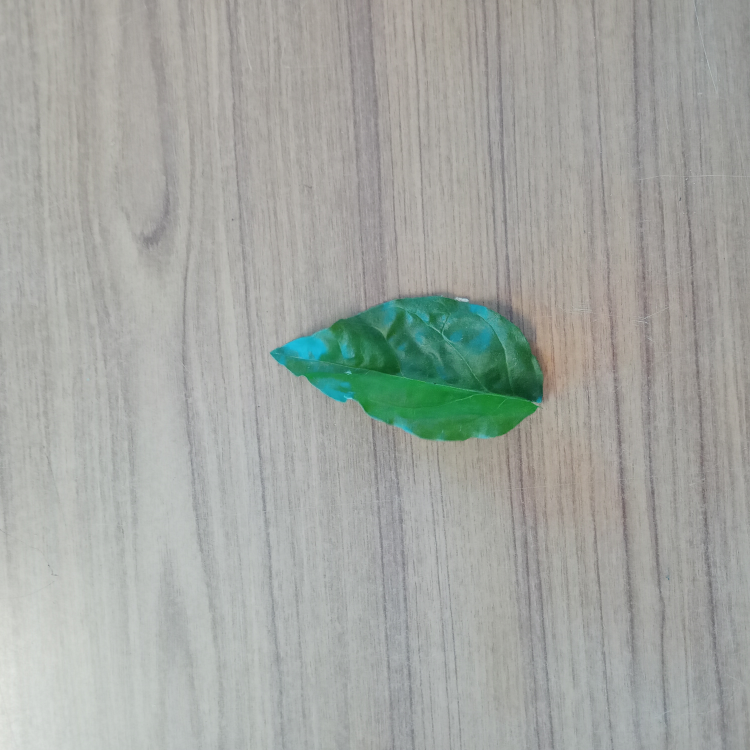
#> input picture DATA_SET/1.jpg, 3000 x 3000 px (shown at 1/4 size); its folder holds only this picture in this run
$ python -i test7.py   (imports and definitions only)
#> lines starting #> are read from the running program, lines starting #| are printed output that depends on the picture; after the words box and inside, x2 and y2 are one past the last pixel; in counts of white or black regions, pixels touching at a corner belong together
import cv2
import numpy as np
import matplotlib.pyplot as plt
from matplotlib.backends.backend_tkagg import FigureCanvasTkAgg
import glob
from tkinter import *
import sys
sys.path.append("./")
from dropdown import MyDropDown

import os

reducing_factor = 750

# lower_green = np.array([35, 40, 40])  # Lower bound (H: 35, S: 40, V: 40)
# upper_green = np.array([85, 255, 255])  # Upper bound (H: 85, S: 255, V: 255)

folder_path = os.path.join(".", "DATA_SET")
image_paths = glob.glob(f"{folder_path}/*.[jJpP][pPnN][gG]")  # Matches .jpg, .png, etc.
image__names = images = [f for f in os.listdir(folder_path) if f.lower().endswith((".jpg", ".png"))]

def processImage(image_path, reducing_factor=reducing_factor):

#> called with image_path = 'DATA_SET/1.jpg', reducing_factor = 750
    image = cv2.imread(image_path)
#> image is the input picture: shape (3000, 3000, 3); mean B, G, R 161.7, 166.7, 163.1
    resized_image = cv2.resize(image, (reducing_factor, reducing_factor))

    # Convert to HSV color space
    rgb_img = cv2.cvtColor(resized_image, cv2.COLOR_BGR2RGB)
    reds = rgb_img[:, :, 0]
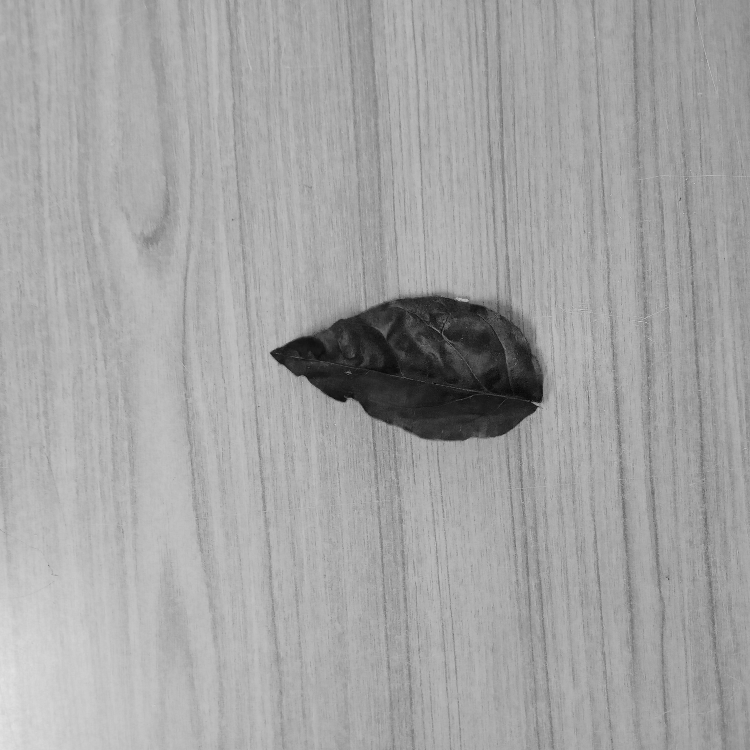
#> reds: shape (750, 750); min 6, max 227, mean 163.1
    greens = rgb_img[:, :, 1]
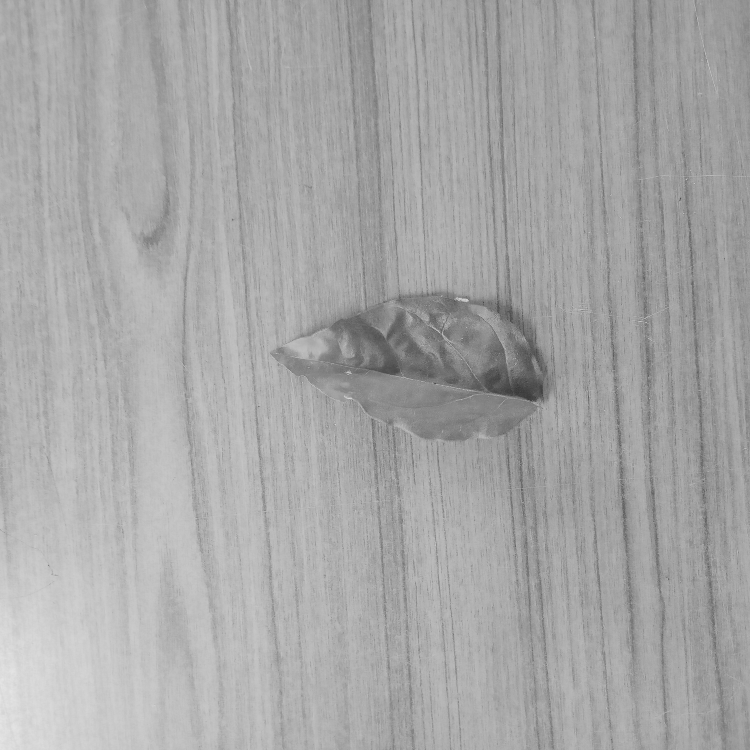
#> greens: shape (750, 750); min 55, max 229, mean 166.8
    blues = rgb_img[:, :, 2]
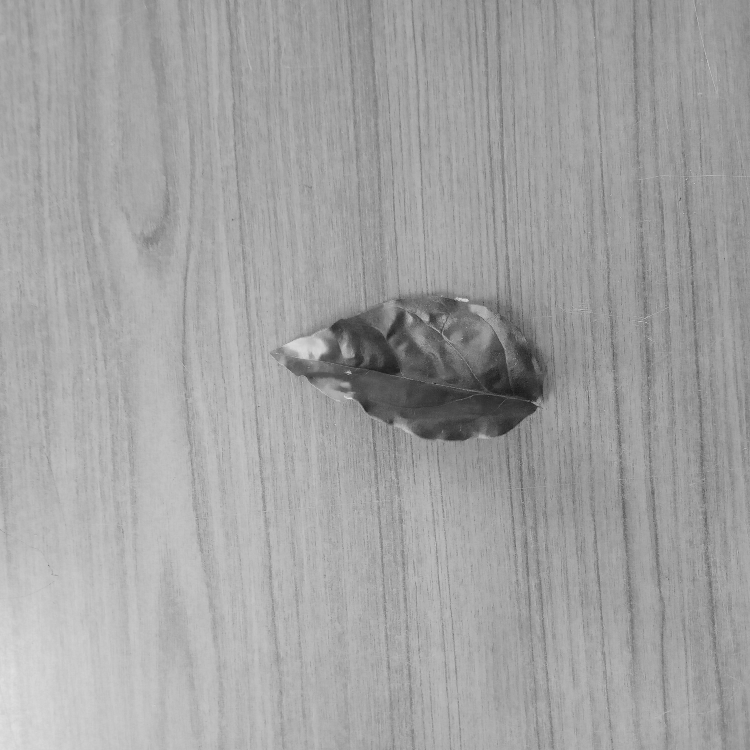
#> blues: shape (750, 750); min 25, max 225, mean 161.7
    ExG = (greens*2) - reds - blues
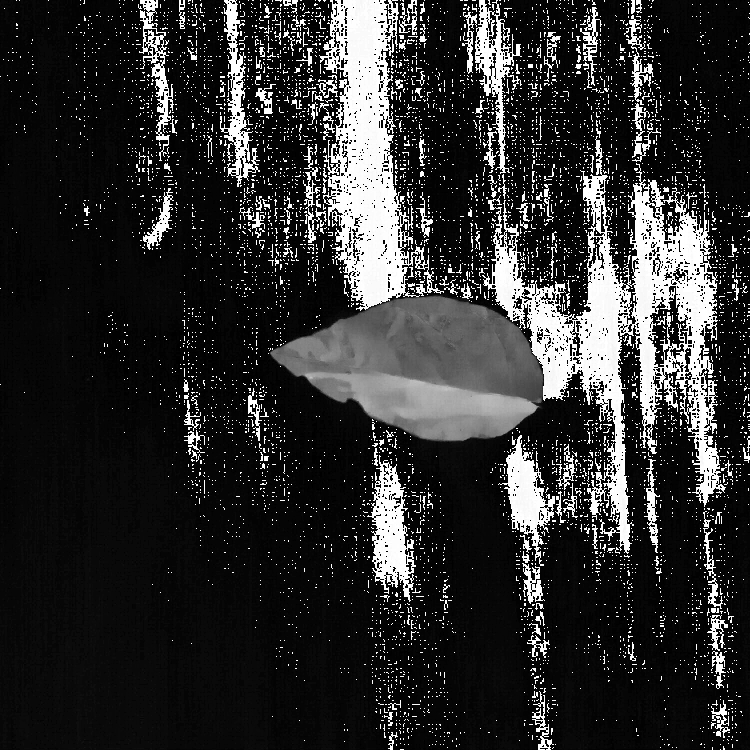
#> ExG: shape (750, 750); min 0, max 255, mean 46.9
    ExR = (1.4*reds) - greens
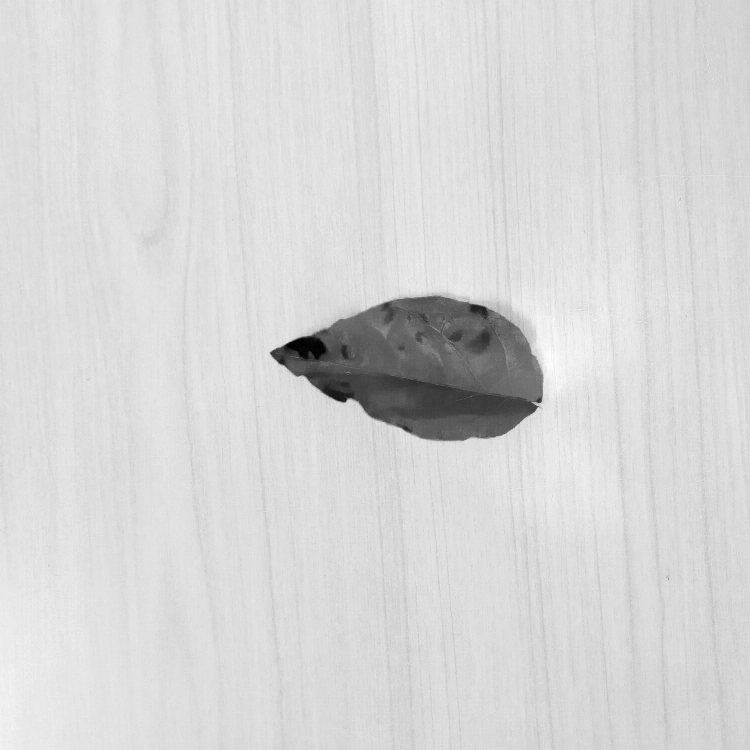
#> ExR: shape (750, 750) float64; min -150.2, max 101, mean 61.6; drawn with min black and max white
    ExGR = ExG - ExR
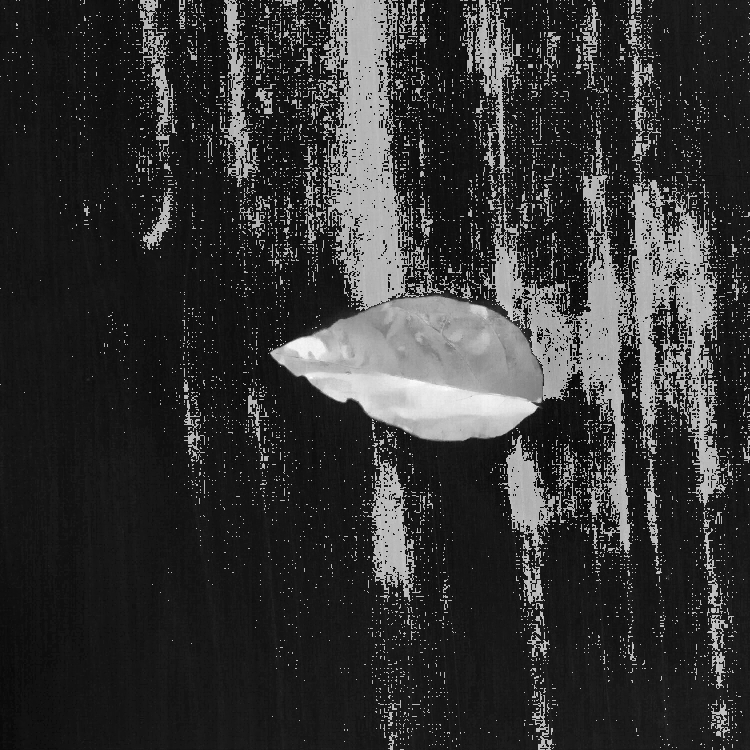
#> ExGR: shape (750, 750) float64; min -96.4, max 297.8, mean -14.6; drawn with min black and max white
    gray_img = cv2.cvtColor(resized_image, cv2.COLOR_BGR2GRAY)
    ret, thresh255 = cv2.threshold(gray_img, 127, 255, cv2.THRESH_BINARY)
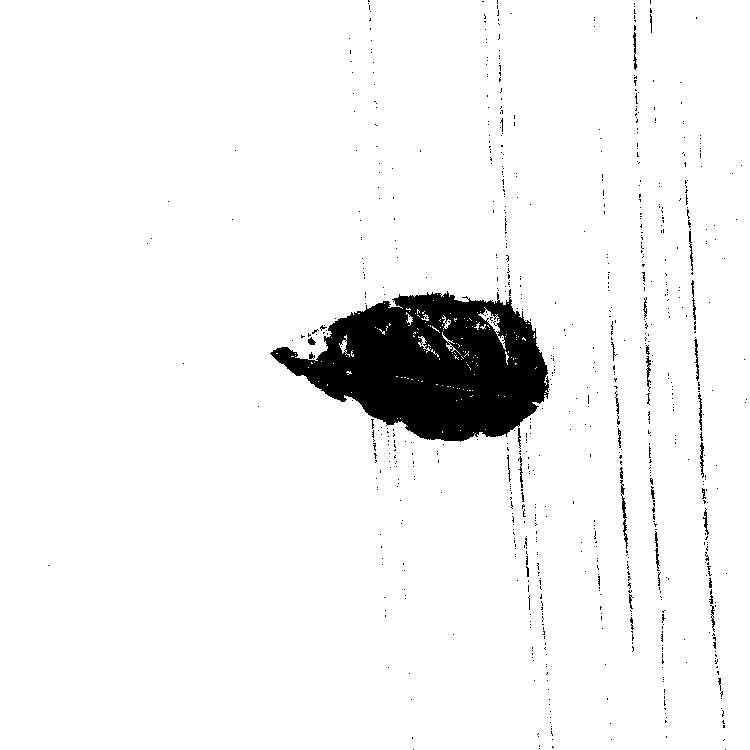
#> thresh255: shape (750, 750); 94.8% white; 768 black regions (734 under 20 px), largest, box (x1, y1, x2, y2) and area: (270, 291, 549, 442) 25898, (620, 480, 628, 549) 160, (694, 339, 699, 381) 88


    return (rgb_img, gray_img, thresh255)

def showImages(canvas, images: tuple, labels: tuple, cmaps: tuple):
    for i, image in enumerate(images):
        ax[i].clear()
        # ax[i].axis('off')
        ax[i].imshow(image, cmap=cmaps[i] if len(image.shape) == 2 else None)
        ax[i].set_title(labels[i])
    canvas.draw()

def processNShow(e):
    selected_image = drop.get_selection()
    if selected_image in image__names:
        processed_imgs = processImage(image_paths[image__names.index(selected_image)])
    else:
        print(f"Error: Image '{selected_image}' not found.")
        return

    showImages(canvas, processed_imgs,
               ("Original", "Grey", "Threshold"),
               cmaps=("Original", "Greys", "Greys"))

# [1 line not run here, left out]
fig, ax = plt.subplots(1, 3, figsize=(10, 10))
# [4 lines not run here, left out]

# [1 line that did not run here, left out]

# [1 line that did not run here, left out]
# canvas.get_tk_widget().grid(row=0, column=3, rowspan=10, sticky="nsew", pady=0)  # Add to Tkinter window
# [4 lines not run here, left out]

processed_imgs = processImage(image_paths[image__names.index("1.jpg")])
# [9 lines not run here, left out]

>>> result = processImage('../DATA_SET/1.jpg')

$ run again, on DATA_SET/10.jpg
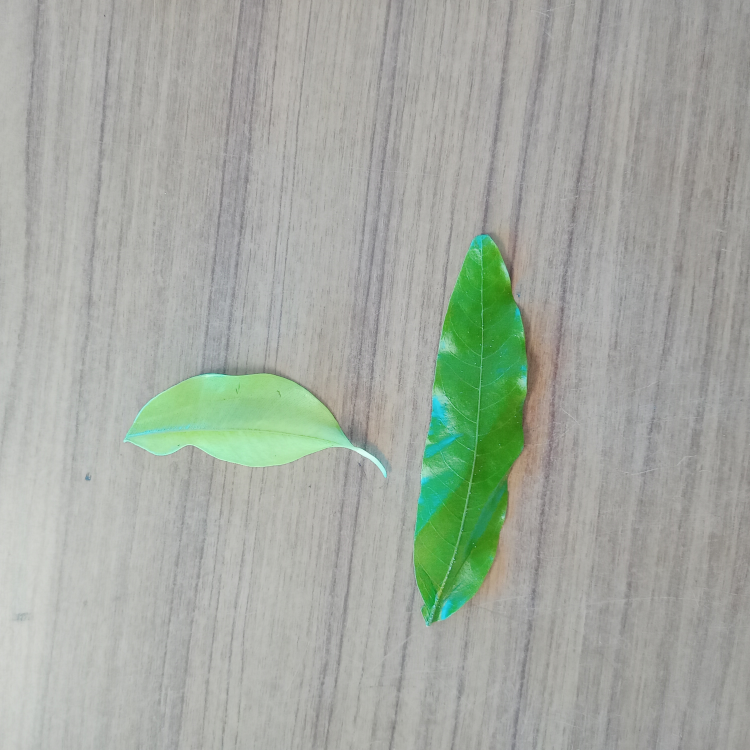
#> input picture DATA_SET/10.jpg, 3000 x 3000 px (shown at 1/4 size)
#> in processImage, image is the input picture: shape (3000, 3000, 3); mean B, G, R 161.1, 170.2, 163.9
#> in processImage, `ExGR = ExG - ExR`:
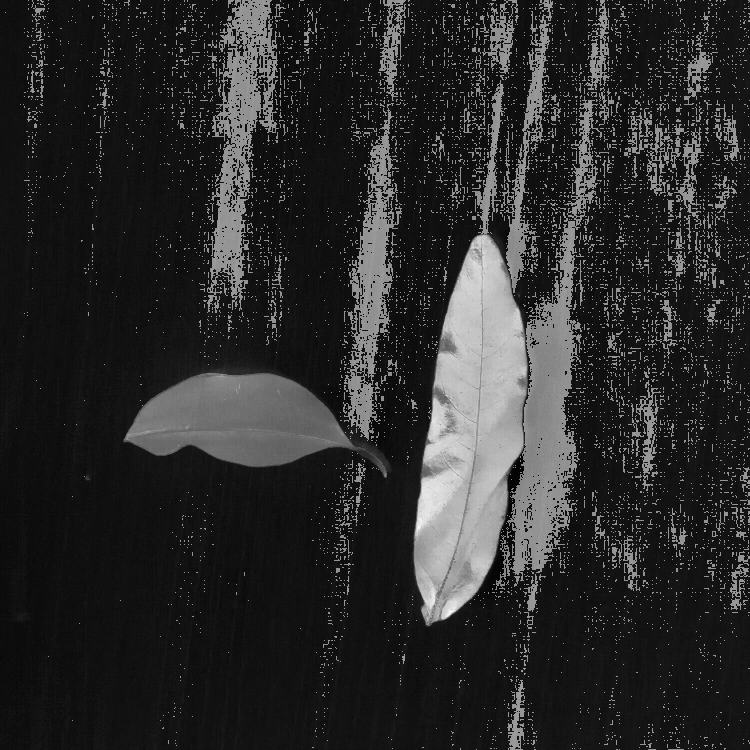
#> ExGR: shape (750, 750) float64; min -98.6, max 393.6, mean -14.3; drawn with min black and max white
#> in processImage, `ret, thresh255 = cv2.threshold(gray_img, 127, 255, cv2.THRESH_BINARY)`:
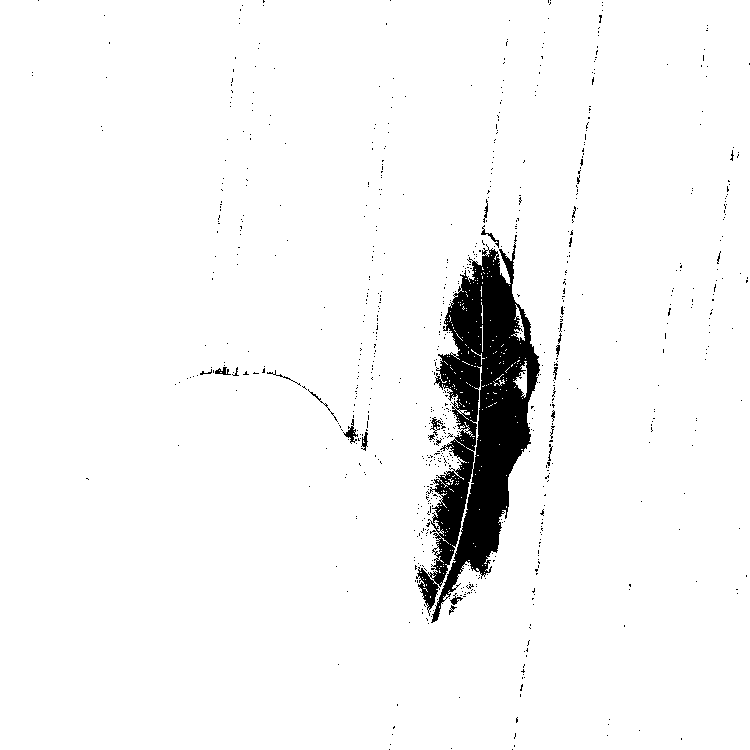
#> thresh255: shape (750, 750); 95.8% white; 765 black regions (744 under 20 px), largest, box (x1, y1, x2, y2) and area: (416, 235, 540, 623) 21279, (343, 419, 358, 444) 126, (430, 417, 446, 436) 90

$ run again, on DATA_SET/11.jpg
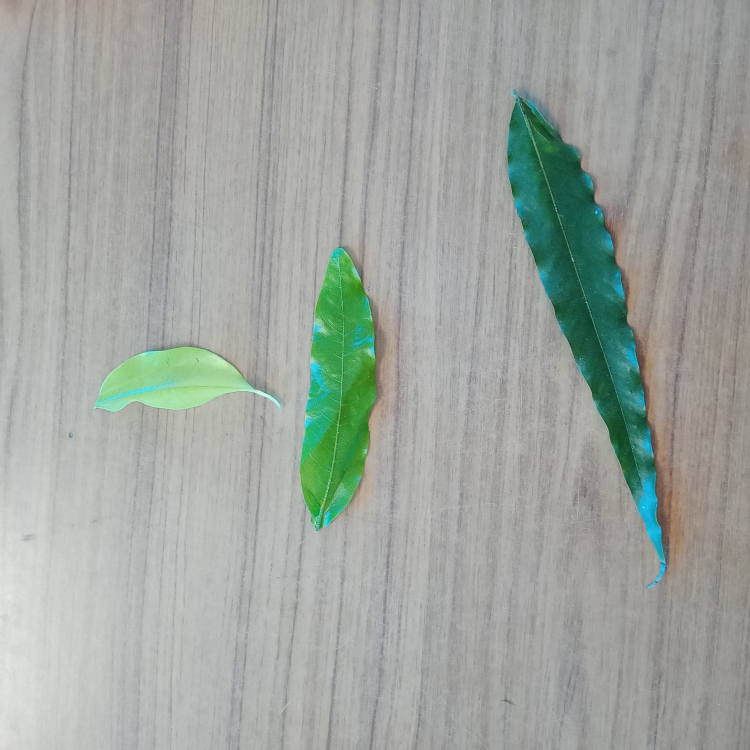
#> input picture DATA_SET/11.jpg, 3000 x 3000 px (shown at 1/4 size)
#> in processImage, image is the input picture: shape (3000, 3000, 3); mean B, G, R 159.7, 165.7, 159
#> in processImage, `ExGR = ExG - ExR`:
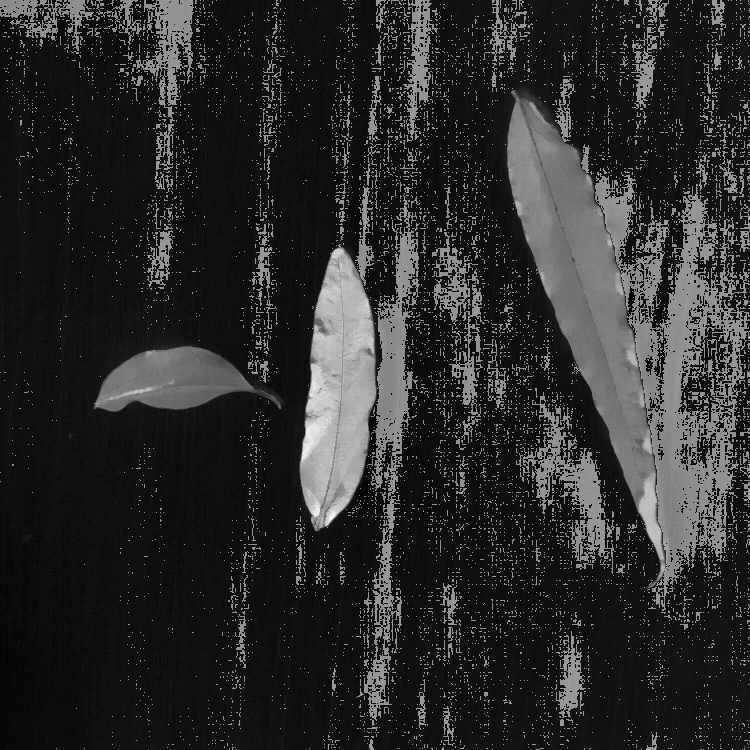
#> ExGR: shape (750, 750) float64; min -93.4, max 393, mean -10.2; drawn with min black and max white
#> in processImage, `ret, thresh255 = cv2.threshold(gray_img, 127, 255, cv2.THRESH_BINARY)`:
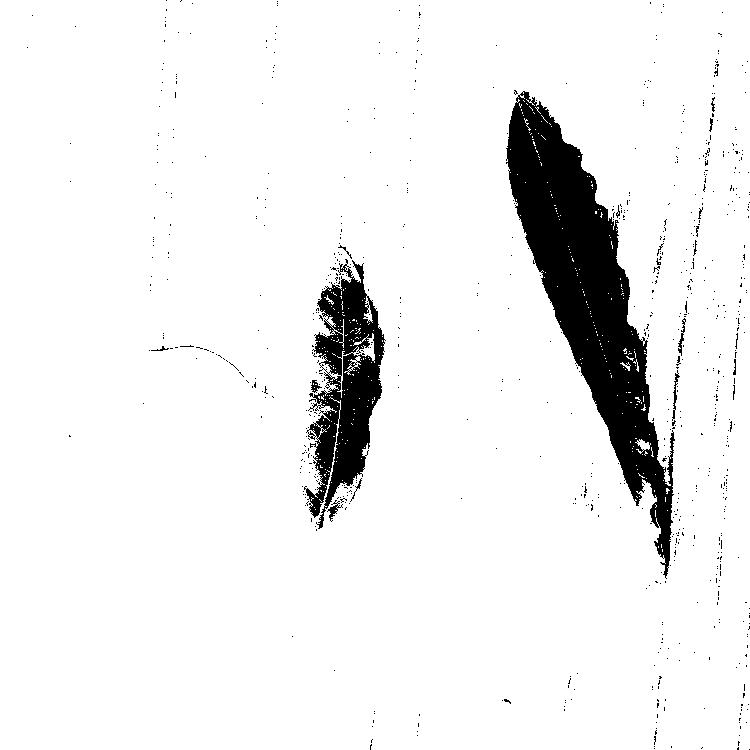
#> thresh255: shape (750, 750); 93% white; 798 black regions (781 under 20 px), largest, box (x1, y1, x2, y2) and area: (506, 91, 675, 579) 26781, (304, 259, 386, 529) 10287, (672, 370, 680, 421) 110

$ run again, on DATA_SET/12.jpg
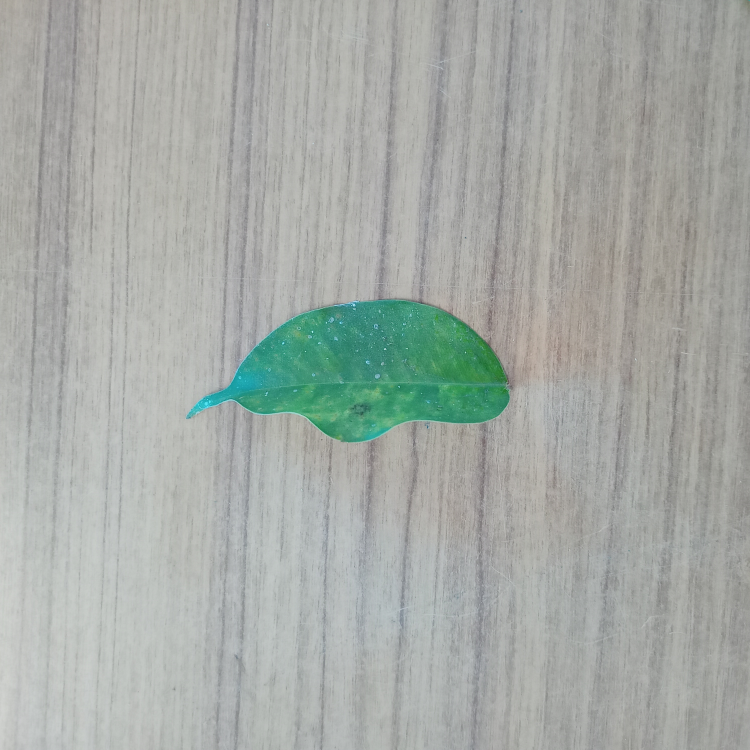
#> input picture DATA_SET/12.jpg, 3000 x 3000 px (shown at 1/4 size)
#> in processImage, image is the input picture: shape (3000, 3000, 3); mean B, G, R 166.1, 170.9, 165.5
#> in processImage, `ret, thresh255 = cv2.threshold(gray_img, 127, 255, cv2.THRESH_BINARY)`:
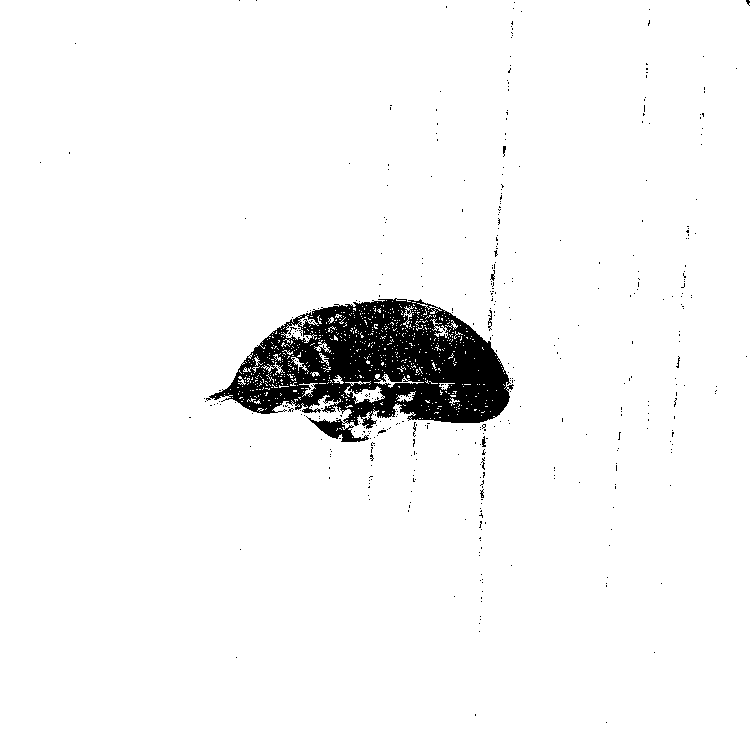
#> thresh255: shape (750, 750); 95.7% white; 422 black regions (414 under 20 px), largest, box (x1, y1, x2, y2) and area: (206, 298, 514, 442) 22926, (488, 310, 492, 331) 41, (482, 436, 486, 447) 29
